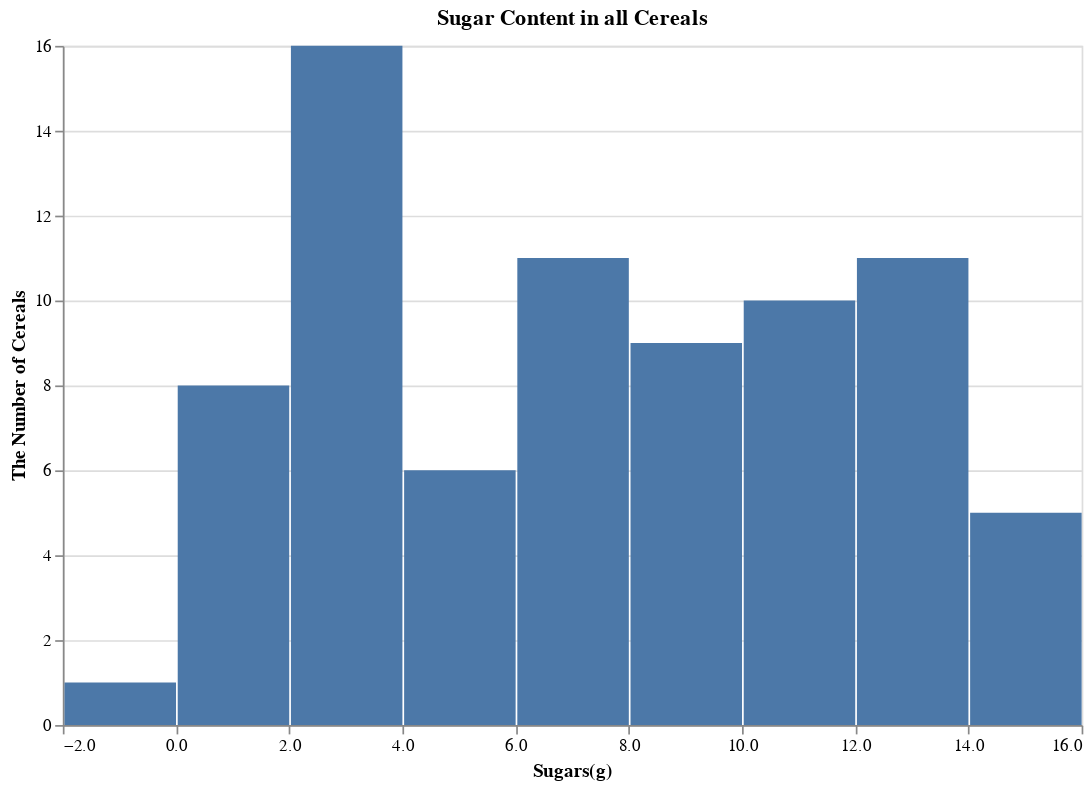

Notebook code cell kept with this figure:
### Markdown cell above
### Sugar Distribution

Marketing tells us that their surveys have revealed that sugar content is the number one concern of consumers when choosing cereal.

They would like to see the following visualizations:

*  A histogram plot of the sugar content in all cereals.

* A scatter plot showing the relationship between sugar and calories.

* A box plot showing the distribution of sugar content by manufacturer.

### Code cell
# Create the three visualzations requested by the the marketing team

# histogram visualization 
histogram = alt.Chart(cereal).mark_bar().encode(
    alt.X('sugars', bin=True, title='Sugars(g)'),
    alt.Y('count()', title = 'The Number of Cereals')
    #alt.Color('mfr_names')
).properties(title = "Sugar Content in all Cereals",
             width = 600,
             height = 400
             )
histogram

### Figure 1 — Vega-Lite specification as saved in the notebook (floating-point values rounded to 4 significant figures)
{"config": {"view": {"continuousWidth": 400, "continuousHeight": 300}}, "data": {"name": "data-0a94917b1584657d3c74287ba06f19af"}, "mark": "bar", "encoding": {"x": {"bin": true, "field": "sugars", "title": "Sugars(g)", "type": "quantitative"}, "y": {"aggregate": "count", "title": "The Number of Cereals", "type": "quantitative"}}, "height": 400, "title": "Sugar Content in all Cereals", "width": 600, "$schema": "https://vega.github.io/schema/vega-lite/v4.17.0.json", "datasets": {"data-0a94917b1584657d3c74287ba06f19af": [{"name": "100% Bran", "mfr": "N", "type": "C", "calories": 70, "protein": 4, "fat": 1, "sodium": 130, "fiber": 10.0, "carbo": 5.0, "sugars": 6, "potass": 280, "vitamins": 25, "shelf": 3, "weight": 1.0, "cups": 0.33, "rating": 68.4, "mfr_names": "Nabisco"}, {"name": "100% Natural Bran", "mfr": "Q", "type": "C", "calories": 120, "protein": 3, "fat": 5, "sodium": 15, "fiber": 2.0, "carbo": 8.0, "sugars": 8, "potass": 135, "vitamins": 0, "shelf": 3, "weight": 1.0, "cups": 1.0, "rating": 33.98, "mfr_names": "Quaker Oats"}, {"name": "All-Bran", "mfr": "K", "type": "C", "calories": 70, "protein": 4, "fat": 1, "sodium": 260, "fiber": 9.0, "carbo": 7.0, "sugars": 5, "potass": 320, "vitamins": 25, "shelf": 3, "weight": 1.0, "cups": 0.33, "rating": 59.43, "mfr_names": "Kelloggs"}, {"name": "All-Bran with Extra Fiber", "mfr": "K", "type": "C", "calories": 50, "protein": 4, "fat": 0, "sodium": 140, "fiber": 14.0, "carbo": 8.0, "sugars": 0, "potass": 330, "vitamins": 25, "shelf": 3, "weight": 1.0, "cups": 0.5, "rating": 93.7, "mfr_names": "Kelloggs"}, {"name": "Almond Delight", "mfr": "R", "type": "C", "calories": 110, "protein": 2, "fat": 2, "sodium": 200, "fiber": 1.0, "carbo": 14.0, "sugars": 8, "potass": -1, "vitamins": 25, "shelf": 3, "weight": 1.0, "cups": 0.75, "rating": 34.38, "mfr_names": "Ralston Purina"}, {"name": "Apple Cinnamon Cheerios", "mfr": "G", "type": "C", "calories": 110, "protein": 2, "fat": 2, "sodium": 180, "fiber": 1.5, "carbo": 10.5, "sugars": 10, "potass": 70, "vitamins": 25, "shelf": 1, "weight": 1.0, "cups": 0.75, "rating": 29.51, "mfr_names": "General Mills"}, {"name": "Apple Jacks", "mfr": "K", "type": "C", "calories": 110, "protein": 2, "fat": 0, "sodium": 125, "fiber": 1.0, "carbo": 11.0, "sugars": 14, "potass": 30, "vitamins": 25, "shelf": 2, "weight": 1.0, "cups": 1.0, "rating": 33.17, "mfr_names": "Kelloggs"}, {"name": "Basic 4", "mfr": "G", "type": "C", "calories": 130, "protein": 3, "fat": 2, "sodium": 210, "fiber": 2.0, "carbo": 18.0, "sugars": 8, "potass": 100, "vitamins": 25, "shelf": 3, "weight": 1.33, "cups": 0.75, "rating": 37.04, "mfr_names": "General Mills"}, {"name": "Bran Chex", "mfr": "R", "type": "C", "calories": 90, "protein": 2, "fat": 1, "sodium": 200, "fiber": 4.0, "carbo": 15.0, "sugars": 6, "potass": 125, "vitamins": 25, "shelf": 1, "weight": 1.0, "cups": 0.67, "rating": 49.12, "mfr_names": "Ralston Purina"}, {"name": "Bran Flakes", "mfr": "P", "type": "C", "calories": 90, "protein": 3, "fat": 0, "sodium": 210, "fiber": 5.0, "carbo": 13.0, "sugars": 5, "potass": 190, "vitamins": 25, "shelf": 3, "weight": 1.0, "cups": 0.67, "rating": 53.31, "mfr_names": "Post"}, {"name": "Cap'n'Crunch", "mfr": "Q", "type": "C", "calories": 120, "protein": 1, "fat": 2, "sodium": 220, "fiber": 0.0, "carbo": 12.0, "sugars": 12, "potass": 35, "vitamins": 25, "shelf": 2, "weight": 1.0, "cups": 0.75, "rating": 18.04, "mfr_names": "Quaker Oats"}, {"name": "Cheerios", "mfr": "G", "type": "C", "calories": 110, "protein": 6, "fat": 2, "sodium": 290, "fiber": 2.0, "carbo": 17.0, "sugars": 1, "potass": 105, "vitamins": 25, "shelf": 1, "weight": 1.0, "cups": 1.25, "rating": 50.76, "mfr_names": "General Mills"}, {"name": "Cinnamon Toast Crunch", "mfr": "G", "type": "C", "calories": 120, "protein": 1, "fat": 3, "sodium": 210, "fiber": 0.0, "carbo": 13.0, "sugars": 9, "potass": 45, "vitamins": 25, "shelf": 2, "weight": 1.0, "cups": 0.75, "rating": 19.82, "mfr_names": "General Mills"}, {"name": "Clusters", "mfr": "G", "type": "C", "calories": 110, "protein": 3, "fat": 2, "sodium": 140, "fiber": 2.0, "carbo": 13.0, "sugars": 7, "potass": 105, "vitamins": 25, "shelf": 3, "weight": 1.0, "cups": 0.5, "rating": 40.4, "mfr_names": "General Mills"}, {"name": "Cocoa Puffs", "mfr": "G", "type": "C", "calories": 110, "protein": 1, "fat": 1, "sodium": 180, "fiber": 0.0, "carbo": 12.0, "sugars": 13, "potass": 55, "vitamins": 25, "shelf": 2, "weight": 1.0, "cups": 1.0, "rating": 22.74, "mfr_names": "General Mills"}, {"name": "Corn Chex", "mfr": "R", "type": "C", "calories": 110, "protein": 2, "fat": 0, "sodium": 280, "fiber": 0.0, "carbo": 22.0, "sugars": 3, "potass": 25, "vitamins": 25, "shelf": 1, "weight": 1.0, "cups": 1.0, "rating": 41.45, "mfr_names": "Ralston Purina"}, {"name": "Corn Flakes", "mfr": "K", "type": "C", "calories": 100, "protein": 2, "fat": 0, "sodium": 290, "fiber": 1.0, "carbo": 21.0, "sugars": 2, "potass": 35, "vitamins": 25, "shelf": 1, "weight": 1.0, "cups": 1.0, "rating": 45.86, "mfr_names": "Kelloggs"}, {"name": "Corn Pops", "mfr": "K", "type": "C", "calories": 110, "protein": 1, "fat": 0, "sodium": 90, "fiber": 1.0, "carbo": 13.0, "sugars": 12, "potass": 20, "vitamins": 25, "shelf": 2, "weight": 1.0, "cups": 1.0, "rating": 35.78, "mfr_names": "Kelloggs"}, {"name": "Count Chocula", "mfr": "G", "type": "C", "calories": 110, "protein": 1, "fat": 1, "sodium": 180, "fiber": 0.0, "carbo": 12.0, "sugars": 13, "potass": 65, "vitamins": 25, "shelf": 2, "weight": 1.0, "cups": 1.0, "rating": 22.4, "mfr_names": "General Mills"}, {"name": "Cracklin' Oat Bran", "mfr": "K", "type": "C", "calories": 110, "protein": 3, "fat": 3, "sodium": 140, "fiber": 4.0, "carbo": 10.0, "sugars": 7, "potass": 160, "vitamins": 25, "shelf": 3, "weight": 1.0, "cups": 0.5, "rating": 40.45, "mfr_names": "Kelloggs"}, {"name": "Cream of Wheat (Quick)", "mfr": "N", "type": "H", "calories": 100, "protein": 3, "fat": 0, "sodium": 80, "fiber": 1.0, "carbo": 21.0, "sugars": 0, "potass": -1, "vitamins": 0, "shelf": 2, "weight": 1.0, "cups": 1.0, "rating": 64.53, "mfr_names": "Nabisco"}, {"name": "Crispix", "mfr": "K", "type": "C", "calories": 110, "protein": 2, "fat": 0, "sodium": 220, "fiber": 1.0, "carbo": 21.0, "sugars": 3, "potass": 30, "vitamins": 25, "shelf": 3, "weight": 1.0, "cups": 1.0, "rating": 46.9, "mfr_names": "Kelloggs"}, {"name": "Crispy Wheat & Raisins", "mfr": "G", "type": "C", "calories": 100, "protein": 2, "fat": 1, "sodium": 140, "fiber": 2.0, "carbo": 11.0, "sugars": 10, "potass": 120, "vitamins": 25, "shelf": 3, "weight": 1.0, "cups": 0.75, "rating": 36.18, "mfr_names": "General Mills"}, {"name": "Double Chex", "mfr": "R", "type": "C", "calories": 100, "protein": 2, "fat": 0, "sodium": 190, "fiber": 1.0, "carbo": 18.0, "sugars": 5, "potass": 80, "vitamins": 25, "shelf": 3, "weight": 1.0, "cups": 0.75, "rating": 44.33, "mfr_names": "Ralston Purina"}, {"name": "Froot Loops", "mfr": "K", "type": "C", "calories": 110, "protein": 2, "fat": 1, "sodium": 125, "fiber": 1.0, "carbo": 11.0, "sugars": 13, "potass": 30, "vitamins": 25, "shelf": 2, "weight": 1.0, "cups": 1.0, "rating": 32.21, "mfr_names": "Kelloggs"}, {"name": "Frosted Flakes", "mfr": "K", "type": "C", "calories": 110, "protein": 1, "fat": 0, "sodium": 200, "fiber": 1.0, "carbo": 14.0, "sugars": 11, "potass": 25, "vitamins": 25, "shelf": 1, "weight": 1.0, "cups": 0.75, "rating": 31.44, "mfr_names": "Kelloggs"}, {"name": "Frosted Mini-Wheats", "mfr": "K", "type": "C", "calories": 100, "protein": 3, "fat": 0, "sodium": 0, "fiber": 3.0, "carbo": 14.0, "sugars": 7, "potass": 100, "vitamins": 25, "shelf": 2, "weight": 1.0, "cups": 0.8, "rating": 58.35, "mfr_names": "Kelloggs"}, {"name": "Fruit & Fibre Dates; Walnuts; and Oats", "mfr": "P", "type": "C", "calories": 120, "protein": 3, "fat": 2, "sodium": 160, "fiber": 5.0, "carbo": 12.0, "sugars": 10, "potass": 200, "vitamins": 25, "shelf": 3, "weight": 1.25, "cups": 0.67, "rating": 40.92, "mfr_names": "Post"}, {"name": "Fruitful Bran", "mfr": "K", "type": "C", "calories": 120, "protein": 3, "fat": 0, "sodium": 240, "fiber": 5.0, "carbo": 14.0, "sugars": 12, "potass": 190, "vitamins": 25, "shelf": 3, "weight": 1.33, "cups": 0.67, "rating": 41.02, "mfr_names": "Kelloggs"}, {"name": "Fruity Pebbles", "mfr": "P", "type": "C", "calories": 110, "protein": 1, "fat": 1, "sodium": 135, "fiber": 0.0, "carbo": 13.0, "sugars": 12, "potass": 25, "vitamins": 25, "shelf": 2, "weight": 1.0, "cups": 0.75, "rating": 28.03, "mfr_names": "Post"}, {"name": "Golden Crisp", "mfr": "P", "type": "C", "calories": 100, "protein": 2, "fat": 0, "sodium": 45, "fiber": 0.0, "carbo": 11.0, "sugars": 15, "potass": 40, "vitamins": 25, "shelf": 1, "weight": 1.0, "cups": 0.88, "rating": 35.25, "mfr_names": "Post"}, {"name": "Golden Grahams", "mfr": "G", "type": "C", "calories": 110, "protein": 1, "fat": 1, "sodium": 280, "fiber": 0.0, "carbo": 15.0, "sugars": 9, "potass": 45, "vitamins": 25, "shelf": 2, "weight": 1.0, "cups": 0.75, "rating": 23.8, "mfr_names": "General Mills"}, {"name": "Grape Nuts Flakes", "mfr": "P", "type": "C", "calories": 100, "protein": 3, "fat": 1, "sodium": 140, "fiber": 3.0, "carbo": 15.0, "sugars": 5, "potass": 85, "vitamins": 25, "shelf": 3, "weight": 1.0, "cups": 0.88, "rating": 52.08, "mfr_names": "Post"}, {"name": "Grape-Nuts", "mfr": "P", "type": "C", "calories": 110, "protein": 3, "fat": 0, "sodium": 170, "fiber": 3.0, "carbo": 17.0, "sugars": 3, "potass": 90, "vitamins": 25, "shelf": 3, "weight": 1.0, "cups": 0.25, "rating": 53.37, "mfr_names": "Post"}, {"name": "Great Grains Pecan", "mfr": "P", "type": "C", "calories": 120, "protein": 3, "fat": 3, "sodium": 75, "fiber": 3.0, "carbo": 13.0, "sugars": 4, "potass": 100, "vitamins": 25, "shelf": 3, "weight": 1.0, "cups": 0.33, "rating": 45.81, "mfr_names": "Post"}, {"name": "Honey Graham Ohs", "mfr": "Q", "type": "C", "calories": 120, "protein": 1, "fat": 2, "sodium": 220, "fiber": 1.0, "carbo": 12.0, "sugars": 11, "potass": 45, "vitamins": 25, "shelf": 2, "weight": 1.0, "cups": 1.0, "rating": 21.87, "mfr_names": "Quaker Oats"}, {"name": "Honey Nut Cheerios", "mfr": "G", "type": "C", "calories": 110, "protein": 3, "fat": 1, "sodium": 250, "fiber": 1.5, "carbo": 11.5, "sugars": 10, "potass": 90, "vitamins": 25, "shelf": 1, "weight": 1.0, "cups": 0.75, "rating": 31.07, "mfr_names": "General Mills"}, {"name": "Honey-comb", "mfr": "P", "type": "C", "calories": 110, "protein": 1, "fat": 0, "sodium": 180, "fiber": 0.0, "carbo": 14.0, "sugars": 11, "potass": 35, "vitamins": 25, "shelf": 1, "weight": 1.0, "cups": 1.33, "rating": 28.74, "mfr_names": "Post"}, {"name": "Just Right Crunchy  Nuggets", "mfr": "K", "type": "C", "calories": 110, "protein": 2, "fat": 1, "sodium": 170, "fiber": 1.0, "carbo": 17.0, "sugars": 6, "potass": 60, "vitamins": 100, "shelf": 3, "weight": 1.0, "cups": 1.0, "rating": 36.52, "mfr_names": "Kelloggs"}, {"name": "Just Right Fruit & Nut", "mfr": "K", "type": "C", "calories": 140, "protein": 3, "fat": 1, "sodium": 170, "fiber": 2.0, "carbo": 20.0, "sugars": 9, "potass": 95, "vitamins": 100, "shelf": 3, "weight": 1.3, "cups": 0.75, "rating": 36.47, "mfr_names": "Kelloggs"}, {"name": "Kix", "mfr": "G", "type": "C", "calories": 110, "protein": 2, "fat": 1, "sodium": 260, "fiber": 0.0, "carbo": 21.0, "sugars": 3, "potass": 40, "vitamins": 25, "shelf": 2, "weight": 1.0, "cups": 1.5, "rating": 39.24, "mfr_names": "General Mills"}, {"name": "Life", "mfr": "Q", "type": "C", "calories": 100, "protein": 4, "fat": 2, "sodium": 150, "fiber": 2.0, "carbo": 12.0, "sugars": 6, "potass": 95, "vitamins": 25, "shelf": 2, "weight": 1.0, "cups": 0.67, "rating": 45.33, "mfr_names": "Quaker Oats"}, {"name": "Lucky Charms", "mfr": "G", "type": "C", "calories": 110, "protein": 2, "fat": 1, "sodium": 180, "fiber": 0.0, "carbo": 12.0, "sugars": 12, "potass": 55, "vitamins": 25, "shelf": 2, "weight": 1.0, "cups": 1.0, "rating": 26.73, "mfr_names": "General Mills"}, {"name": "Maypo", "mfr": "A", "type": "H", "calories": 100, "protein": 4, "fat": 1, "sodium": 0, "fiber": 0.0, "carbo": 16.0, "sugars": 3, "potass": 95, "vitamins": 25, "shelf": 2, "weight": 1.0, "cups": 1.0, "rating": 54.85, "mfr_names": "American Home Food Products"}, {"name": "Muesli Raisins; Dates; & Almonds", "mfr": "R", "type": "C", "calories": 150, "protein": 4, "fat": 3, "sodium": 95, "fiber": 3.0, "carbo": 16.0, "sugars": 11, "potass": 170, "vitamins": 25, "shelf": 3, "weight": 1.0, "cups": 1.0, "rating": 37.14, "mfr_names": "Ralston Purina"}, {"name": "Muesli Raisins; Peaches; & Pecans", "mfr": "R", "type": "C", "calories": 150, "protein": 4, "fat": 3, "sodium": 150, "fiber": 3.0, "carbo": 16.0, "sugars": 11, "potass": 170, "vitamins": 25, "shelf": 3, "weight": 1.0, "cups": 1.0, "rating": 34.14, "mfr_names": "Ralston Purina"}, {"name": "Mueslix Crispy Blend", "mfr": "K", "type": "C", "calories": 160, "protein": 3, "fat": 2, "sodium": 150, "fiber": 3.0, "carbo": 17.0, "sugars": 13, "potass": 160, "vitamins": 25, "shelf": 3, "weight": 1.5, "cups": 0.67, "rating": 30.31, "mfr_names": "Kelloggs"}, {"name": "Multi-Grain Cheerios", "mfr": "G", "type": "C", "calories": 100, "protein": 2, "fat": 1, "sodium": 220, "fiber": 2.0, "carbo": 15.0, "sugars": 6, "potass": 90, "vitamins": 25, "shelf": 1, "weight": 1.0, "cups": 1.0, "rating": 40.11, "mfr_names": "General Mills"}, {"name": "Nut&Honey Crunch", "mfr": "K", "type": "C", "calories": 120, "protein": 2, "fat": 1, "sodium": 190, "fiber": 0.0, "carbo": 15.0, "sugars": 9, "potass": 40, "vitamins": 25, "shelf": 2, "weight": 1.0, "cups": 0.67, "rating": 29.92, "mfr_names": "Kelloggs"}, {"name": "Nutri-Grain Almond-Raisin", "mfr": "K", "type": "C", "calories": 140, "protein": 3, "fat": 2, "sodium": 220, "fiber": 3.0, "carbo": 21.0, "sugars": 7, "potass": 130, "vitamins": 25, "shelf": 3, "weight": 1.33, "cups": 0.67, "rating": 40.69, "mfr_names": "Kelloggs"}, {"name": "Nutri-grain Wheat", "mfr": "K", "type": "C", "calories": 90, "protein": 3, "fat": 0, "sodium": 170, "fiber": 3.0, "carbo": 18.0, "sugars": 2, "potass": 90, "vitamins": 25, "shelf": 3, "weight": 1.0, "cups": 1.0, "rating": 59.64, "mfr_names": "Kelloggs"}, {"name": "Oatmeal Raisin Crisp", "mfr": "G", "type": "C", "calories": 130, "protein": 3, "fat": 2, "sodium": 170, "fiber": 1.5, "carbo": 13.5, "sugars": 10, "potass": 120, "vitamins": 25, "shelf": 3, "weight": 1.25, "cups": 0.5, "rating": 30.45, "mfr_names": "General Mills"}, {"name": "Post Nat. Raisin Bran", "mfr": "P", "type": "C", "calories": 120, "protein": 3, "fat": 1, "sodium": 200, "fiber": 6.0, "carbo": 11.0, "sugars": 14, "potass": 260, "vitamins": 25, "shelf": 3, "weight": 1.33, "cups": 0.67, "rating": 37.84, "mfr_names": "Post"}, {"name": "Product 19", "mfr": "K", "type": "C", "calories": 100, "protein": 3, "fat": 0, "sodium": 320, "fiber": 1.0, "carbo": 20.0, "sugars": 3, "potass": 45, "vitamins": 100, "shelf": 3, "weight": 1.0, "cups": 1.0, "rating": 41.5, "mfr_names": "Kelloggs"}, {"name": "Puffed Rice", "mfr": "Q", "type": "C", "calories": 50, "protein": 1, "fat": 0, "sodium": 0, "fiber": 0.0, "carbo": 13.0, "sugars": 0, "potass": 15, "vitamins": 0, "shelf": 3, "weight": 0.5, "cups": 1.0, "rating": 60.76, "mfr_names": "Quaker Oats"}, {"name": "Puffed Wheat", "mfr": "Q", "type": "C", "calories": 50, "protein": 2, "fat": 0, "sodium": 0, "fiber": 1.0, "carbo": 10.0, "sugars": 0, "potass": 50, "vitamins": 0, "shelf": 3, "weight": 0.5, "cups": 1.0, "rating": 63.01, "mfr_names": "Quaker Oats"}, {"name": "Quaker Oat Squares", "mfr": "Q", "type": "C", "calories": 100, "protein": 4, "fat": 1, "sodium": 135, "fiber": 2.0, "carbo": 14.0, "sugars": 6, "potass": 110, "vitamins": 25, "shelf": 3, "weight": 1.0, "cups": 0.5, "rating": 49.51, "mfr_names": "Quaker Oats"}, {"name": "Quaker Oatmeal", "mfr": "Q", "type": "H", "calories": 100, "protein": 5, "fat": 2, "sodium": 0, "fiber": 2.7, "carbo": -1.0, "sugars": -1, "potass": 110, "vitamins": 0, "shelf": 1, "weight": 1.0, "cups": 0.67, "rating": 50.83, "mfr_names": "Quaker Oats"}, {"name": "Raisin Bran", "mfr": "K", "type": "C", "calories": 120, "protein": 3, "fat": 1, "sodium": 210, "fiber": 5.0, "carbo": 14.0, "sugars": 12, "potass": 240, "vitamins": 25, "shelf": 2, "weight": 1.33, "cups": 0.75, "rating": 39.26, "mfr_names": "Kelloggs"}, {"name": "Raisin Nut Bran", "mfr": "G", "type": "C", "calories": 100, "protein": 3, "fat": 2, "sodium": 140, "fiber": 2.5, "carbo": 10.5, "sugars": 8, "potass": 140, "vitamins": 25, "shelf": 3, "weight": 1.0, "cups": 0.5, "rating": 39.7, "mfr_names": "General Mills"}, {"name": "Raisin Squares", "mfr": "K", "type": "C", "calories": 90, "protein": 2, "fat": 0, "sodium": 0, "fiber": 2.0, "carbo": 15.0, "sugars": 6, "potass": 110, "vitamins": 25, "shelf": 3, "weight": 1.0, "cups": 0.5, "rating": 55.33, "mfr_names": "Kelloggs"}, {"name": "Rice Chex", "mfr": "R", "type": "C", "calories": 110, "protein": 1, "fat": 0, "sodium": 240, "fiber": 0.0, "carbo": 23.0, "sugars": 2, "potass": 30, "vitamins": 25, "shelf": 1, "weight": 1.0, "cups": 1.13, "rating": 42.0, "mfr_names": "Ralston Purina"}, {"name": "Rice Krispies", "mfr": "K", "type": "C", "calories": 110, "protein": 2, "fat": 0, "sodium": 290, "fiber": 0.0, "carbo": 22.0, "sugars": 3, "potass": 35, "vitamins": 25, "shelf": 1, "weight": 1.0, "cups": 1.0, "rating": 40.56, "mfr_names": "Kelloggs"}, {"name": "Shredded Wheat", "mfr": "N", "type": "C", "calories": 80, "protein": 2, "fat": 0, "sodium": 0, "fiber": 3.0, "carbo": 16.0, "sugars": 0, "potass": 95, "vitamins": 0, "shelf": 1, "weight": 0.83, "cups": 1.0, "rating": 68.24, "mfr_names": "Nabisco"}, {"name": "Shredded Wheat 'n'Bran", "mfr": "N", "type": "C", "calories": 90, "protein": 3, "fat": 0, "sodium": 0, "fiber": 4.0, "carbo": 19.0, "sugars": 0, "potass": 140, "vitamins": 0, "shelf": 1, "weight": 1.0, "cups": 0.67, "rating": 74.47, "mfr_names": "Nabisco"}, {"name": "Shredded Wheat spoon size", "mfr": "N", "type": "C", "calories": 90, "protein": 3, "fat": 0, "sodium": 0, "fiber": 3.0, "carbo": 20.0, "sugars": 0, "potass": 120, "vitamins": 0, "shelf": 1, "weight": 1.0, "cups": 0.67, "rating": 72.8, "mfr_names": "Nabisco"}, {"name": "Smacks", "mfr": "K", "type": "C", "calories": 110, "protein": 2, "fat": 1, "sodium": 70, "fiber": 1.0, "carbo": 9.0, "sugars": 15, "potass": 40, "vitamins": 25, "shelf": 2, "weight": 1.0, "cups": 0.75, "rating": 31.23, "mfr_names": "Kelloggs"}, {"name": "Special K", "mfr": "K", "type": "C", "calories": 110, "protein": 6, "fat": 0, "sodium": 230, "fiber": 1.0, "carbo": 16.0, "sugars": 3, "potass": 55, "vitamins": 25, "shelf": 1, "weight": 1.0, "cups": 1.0, "rating": 53.13, "mfr_names": "Kelloggs"}, {"name": "Strawberry Fruit Wheats", "mfr": "N", "type": "C", "calories": 90, "protein": 2, "fat": 0, "sodium": 15, "fiber": 3.0, "carbo": 15.0, "sugars": 5, "potass": 90, "vitamins": 25, "shelf": 2, "weight": 1.0, "cups": 1.0, "rating": 59.36, "mfr_names": "Nabisco"}, {"name": "Total Corn Flakes", "mfr": "G", "type": "C", "calories": 110, "protein": 2, "fat": 1, "sodium": 200, "fiber": 0.0, "carbo": 21.0, "sugars": 3, "potass": 35, "vitamins": 100, "shelf": 3, "weight": 1.0, "cups": 1.0, "rating": 38.84, "mfr_names": "General Mills"}, {"name": "Total Raisin Bran", "mfr": "G", "type": "C", "calories": 140, "protein": 3, "fat": 1, "sodium": 190, "fiber": 4.0, "carbo": 15.0, "sugars": 14, "potass": 230, "vitamins": 100, "shelf": 3, "weight": 1.5, "cups": 1.0, "rating": 28.59, "mfr_names": "General Mills"}, {"name": "Total Whole Grain", "mfr": "G", "type": "C", "calories": 100, "protein": 3, "fat": 1, "sodium": 200, "fiber": 3.0, "carbo": 16.0, "sugars": 3, "potass": 110, "vitamins": 100, "shelf": 3, "weight": 1.0, "cups": 1.0, "rating": 46.66, "mfr_names": "General Mills"}, {"name": "Triples", "mfr": "G", "type": "C", "calories": 110, "protein": 2, "fat": 1, "sodium": 250, "fiber": 0.0, "carbo": 21.0, "sugars": 3, "potass": 60, "vitamins": 25, "shelf": 3, "weight": 1.0, "cups": 0.75, "rating": 39.11, "mfr_names": "General Mills"}, {"name": "Trix", "mfr": "G", "type": "C", "calories": 110, "protein": 1, "fat": 1, "sodium": 140, "fiber": 0.0, "carbo": 13.0, "sugars": 12, "potass": 25, "vitamins": 25, "shelf": 2, "weight": 1.0, "cups": 1.0, "rating": 27.75, "mfr_names": "General Mills"}, {"name": "Wheat Chex", "mfr": "R", "type": "C", "calories": 100, "protein": 3, "fat": 1, "sodium": 230, "fiber": 3.0, "carbo": 17.0, "sugars": 3, "potass": 115, "vitamins": 25, "shelf": 1, "weight": 1.0, "cups": 0.67, "rating": 49.79, "mfr_names": "Ralston Purina"}, {"name": "Wheaties", "mfr": "G", "type": "C", "calories": 100, "protein": 3, "fat": 1, "sodium": 200, "fiber": 3.0, "carbo": 17.0, "sugars": 3, "potass": 110, "vitamins": 25, "shelf": 1, "weight": 1.0, "cups": 1.0, "rating": 51.59, "mfr_names": "General Mills"}, {"name": "Wheaties Honey Gold", "mfr": "G", "type": "C", "calories": 110, "protein": 2, "fat": 1, "sodium": 200, "fiber": 1.0, "carbo": 16.0, "sugars": 8, "potass": 60, "vitamins": 25, "shelf": 1, "weight": 1.0, "cups": 0.75, "rating": 36.19, "mfr_names": "General Mills"}]}}
